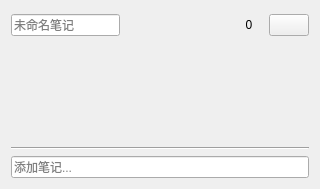
<?xml version="1.0" encoding="UTF-8"?>
<ui version="4.0">
 <class>NoteCard</class>
 <widget class="QWidget" name="NoteCard">
  <property name="geometry">
   <rect>
    <x>0</x>
    <y>0</y>
    <width>320</width>
    <height>189</height>
   </rect>
  </property>
  <property name="minimumSize">
   <size>
    <width>320</width>
    <height>0</height>
   </size>
  </property>
  <property name="maximumSize">
   <size>
    <width>418</width>
    <height>16777215</height>
   </size>
  </property>
  <property name="windowTitle">
   <string>Form</string>
  </property>
  <property name="styleSheet">
   <string notr="true">border-color: rgb(255, 0, 0);</string>
  </property>
  <layout class="QVBoxLayout" name="verticalLayout" stretch="0,1,0,0">
   <item>
    <layout class="QHBoxLayout" name="horizontalLayout">
     <item>
      <widget class="QLineEdit" name="title">
       <property name="placeholderText">
        <string>未命名笔记</string>
       </property>
      </widget>
     </item>
     <item>
      <spacer name="horizontalSpacer">
       <property name="orientation">
        <enum>Qt::Horizontal</enum>
       </property>
       <property name="sizeHint" stdset="0">
        <size>
         <width>40</width>
         <height>20</height>
        </size>
       </property>
      </spacer>
     </item>
     <item>
      <widget class="UILabel" name="index">
       <property name="sizePolicy">
        <sizepolicy hsizetype="Fixed" vsizetype="Fixed">
         <horstretch>0</horstretch>
         <verstretch>0</verstretch>
        </sizepolicy>
       </property>
       <property name="minimumSize">
        <size>
         <width>28</width>
         <height>28</height>
        </size>
       </property>
       <property name="maximumSize">
        <size>
         <width>28</width>
         <height>27</height>
        </size>
       </property>
       <property name="toolTip">
        <string>跳转到页面</string>
       </property>
       <property name="text">
        <string>0</string>
       </property>
       <property name="alignment">
        <set>Qt::AlignCenter</set>
       </property>
      </widget>
     </item>
     <item>
      <widget class="QPushButton" name="trash">
       <property name="toolTip">
        <string>删除笔记</string>
       </property>
       <property name="text">
        <string/>
       </property>
       <property name="icon">
        <iconset resource="../MindReader/res/resource.qrc">
         <normaloff>:/img/delete</normaloff>:/img/delete</iconset>
       </property>
       <property name="iconSize">
        <size>
         <width>20</width>
         <height>20</height>
        </size>
       </property>
      </widget>
     </item>
    </layout>
   </item>
   <item>
    <widget class="QLabel" name="content">
     <property name="sizePolicy">
      <sizepolicy hsizetype="Preferred" vsizetype="Preferred">
       <horstretch>0</horstretch>
       <verstretch>0</verstretch>
      </sizepolicy>
     </property>
     <property name="minimumSize">
      <size>
       <width>0</width>
       <height>0</height>
      </size>
     </property>
     <property name="text">
      <string/>
     </property>
     <property name="textFormat">
      <enum>Qt::RichText</enum>
     </property>
     <property name="scaledContents">
      <bool>true</bool>
     </property>
     <property name="wordWrap">
      <bool>true</bool>
     </property>
    </widget>
   </item>
   <item>
    <widget class="Line" name="line">
     <property name="orientation">
      <enum>Qt::Horizontal</enum>
     </property>
    </widget>
   </item>
   <item>
    <widget class="QLineEdit" name="note">
     <property name="placeholderText">
      <string>添加笔记...</string>
     </property>
    </widget>
   </item>
  </layout>
 </widget>
 <customwidgets>
  <customwidget>
   <class>UILabel</class>
   <extends>QLabel</extends>
   <header>uilabel.h</header>
  </customwidget>
 </customwidgets>
 <resources>
  <include location="../MindReader/res/resource.qrc"/>
 </resources>
 <connections/>
</ui>
